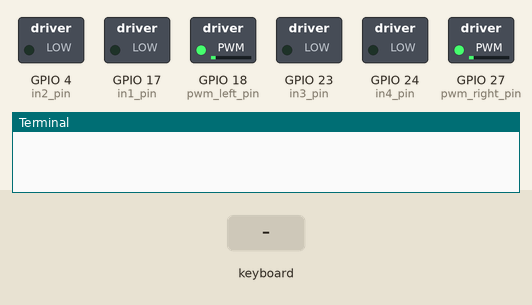
The program below on a simulated Raspberry Pi (BCM pin numbers). On the bench: switched loads named in the program (green lamp = pin HIGH), the last lines printed to the terminal. The inputs (shaded band) are chosen by the test bench. The full-screen text the program places in the terminal is not drawn. At 5.8 s the program stops and its outputs stay as they are.

Above: at 1.2 s.
1.3 s: key "l" typed on the keyboard
At 2.5 s:
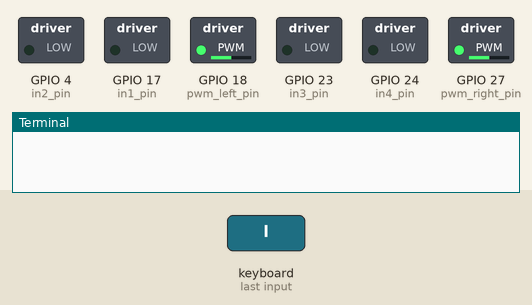
2.8 s: key left typed on the keyboard
At 3.8 s:
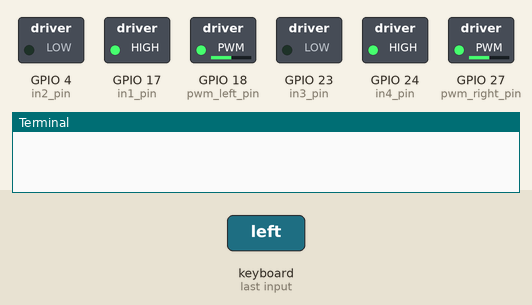
4.3 s: key right typed on the keyboard
At 5.0 s:
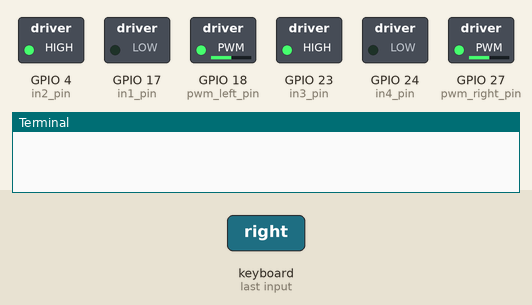
5.8 s: key "q" typed on the keyboard
At 6.1 s:
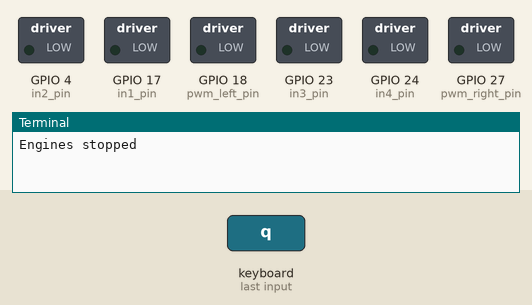
Timing chart, 0 to 7.3 s (numbered marks = the images above; inputs shaded):
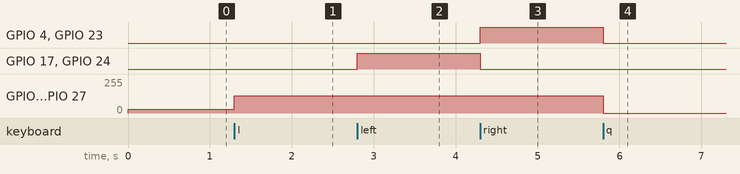

Measured:
- after the input at 1.3 s, GPIO 18 (pwm_left_pin), GPIO 27 (pwm_right_pin): 28/255 → 128/255 at once
- after the input at 2.8 s, GPIO 17 (in1_pin), GPIO 24 (in4_pin): LOW → HIGH at once
- after the input at 4.3 s, GPIO 4 (in2_pin), GPIO 23 (in3_pin): LOW → HIGH at once; GPIO 17 (in1_pin), GPIO 24 (in4_pin): HIGH → LOW at once
- after the input at 5.8 s, GPIO 4 (in2_pin), GPIO 23 (in3_pin): HIGH → LOW at once; GPIO 18 (pwm_left_pin), GPIO 27 (pwm_right_pin): 128/255 → 0/255 at once

The program:

nav_driven.py
```python
# This script is to control two motors with the navigation keys, using the L293D chip for the motor control.
# The enabling is done via PWM, use PIN #21/27 and PIN #18 from the GPIO as PWM pins.
# For IN1, IN2, IN3 and IN4 use the pins #4, #17, #23 and #24.
# YOU NEED TO RUN THE SCRIPT AS SUDO!
# The motors are controlled with the navigation keys and stopped with the space bar using the curses library for python.
# The motor connected to IN1 and IN2 should be the right motor, the other the left one. If the motor turns backwards when you
# press up, you need to change the cables.
# You can end the program by typing q.

import curses
import RPi.GPIO as io

# GPIO mode is set to BCM numbering
io.setmode(io.BCM)

# name the pins used
# right motor
in1_pin = 17 #bottom
in2_pin = 4 #top
# left motor
in3_pin = 23 #bottom
in4_pin = 24 #top
# right
pwm_right_pin = 27 # this number depends on your version of the Pi. If it's Model A it should be 21
# left
pwm_left_pin = 18

# set the pins as output pins
io.setup(in1_pin, io.OUT)
io.setup(in2_pin, io.OUT)
io.setup(in3_pin, io.OUT)
io.setup(in4_pin, io.OUT)
io.setup(pwm_right_pin, io.OUT)
io.setup(pwm_left_pin, io.OUT)

# set and start the PWM pins
p_right = io.PWM(pwm_right_pin, 50)
p_left = io.PWM(pwm_left_pin, 50)
p_right.start(11)
p_left.start(11)

# methods for turning the motors forwards and backwards for both motors seperately
def forwards_right():
	io.output(in1_pin, True)
	io.output(in2_pin, False)

def backwards_right():
	io.output(in1_pin, False)
	io.output(in2_pin, True)

def forwards_left():
	io.output(in3_pin, True)
	io.output(in4_pin, False)

def backwards_left():
	io.output(in3_pin, False)
	io.output(in4_pin,True)

def stop():
	io.output(in1_pin, False)
	io.output(in2_pin, False)
	io.output(in3_pin, False)
	io.output(in4_pin, False)

def move_on_keys(stdscr):
	key='s'
	speed_right = 50
	speed_left = 50
	# main loop, waiting for input and calling the methods above to steer
	while True:
		# Wait for input
		cmd = stdscr.getch()
		# stop if input is q
		if cmd == ord('q'):
			break
		elif cmd == curses.KEY_LEFT:
			# the if makes the programm only respond to the first time the key is pressed. It doesn't change until another key is pressed.
			if key == 'l':
				continue
			else:
				key='l'
				# print out what it's doing (just to control if it's working)
				stdscr.addstr('left')
				forwards_right()
				backwards_left()
				speed_right = 50
				speed_left = 50
		elif cmd == curses.KEY_RIGHT:
			# the if makes the programm only respond to the first time the key is pressed. It doesn't change until another key is pressed.
			if key == 'r':
				continue
			else:
				key='r'
				# print out what it's doing (just to control if it's working)
				stdscr.addstr('right')
				forwards_left()
				backwards_right()
				speed_right = 50
				speed_left = 50
		elif cmd == curses.KEY_UP:
			# If it's already going forward, it just accelerates
			if key == 'u':
				speed_right += 10
				speed_left += 10
				stdscr.addstr(str(speed_left))
			else:
				key='u'
				# print out what it's doing (just to control if it's working)
				stdscr.addstr('up')
				forwards_left()
				forwards_right()
				speed_right = 50
				speed_left = 50
		elif cmd == curses.KEY_DOWN:
			# the if makes the programm only respond to the first time the key is pressed. It doesn't change until another key is pressed.
			if key == 'd':
				continue
			else:
				key='d'
				# print out what it's doing (just to control if it's working)
				stdscr.addstr('down')
				backwards_left()
				backwards_right()
				speed_right = 50
				speed_left = 50
		elif cmd == ord(' '):
			# the if makes the programm only respond to the first time the key is pressed. It doesn't change until another key is pressed.
			if key == 's':
				continue
			else:
				key='s'
				# print out what it's doing (just to control if it's working)
				stdscr.addstr('stop')
				stop()

		# set speed
		p_right.ChangeDutyCycle(min(speed_right,100))
		p_left.ChangeDutyCycle(min(speed_left,100))

# This initialises curses and starts the method above. The wrapper() function takes care about handling exceptions and quitting
# curses properly
curses.wrapper(move_on_keys)
# Just to make sure it left the loop
print "Engines stopped"

# stop the PWM
p_right.stop()
p_left.stop()

# clean up the GPIO
io.cleanup()
```
